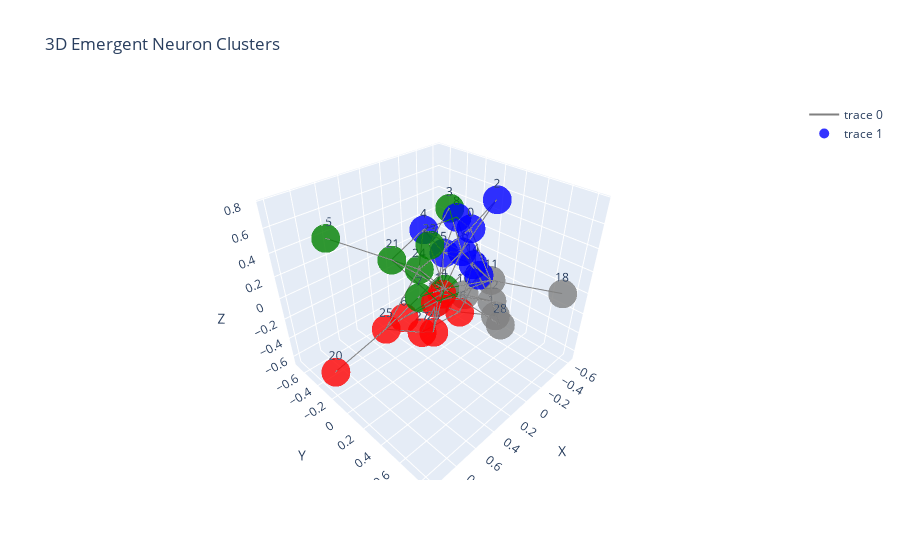

The cell this chart's notebook holds for it:
### Code cell
from networkx.algorithms.community import modularity
from kneed import KneeLocator

def find_best_k(model, input_neurons, input_values, output_neurons, min_k=10, max_k=100, step=5, max_components=4):
    k_values = []
    mod_values = []
    for k in range(min_k, max_k + 1, step):
        G = get_energy_graph(model, k=k)
        components = nx.number_connected_components(G)
        communities = greedy_modularity_communities(G, weight='weight')
        current_mod = modularity(G, communities, weight='weight')
        if components <= max_components:  # Filter for connectedness
            k_values.append(k)
            mod_values.append(current_mod)
            print(f"k={k}: Modularity={current_mod:.4f}, Components={components}")
    
    if not k_values:
        print("No valid k found; try increasing max_components")
        return min_k
    
    # Find elbow (knee) in modularity curve
    kneedle = KneeLocator(k_values, mod_values, curve="convex", direction="decreasing")
    best_k = kneedle.knee if kneedle.knee else k_values[np.argmax(mod_values)]
    print(f"Best balanced k: {best_k} (modularity={max(mod_values):.4f})")
    return best_k

best_k = find_best_k(model, xor_in_neurons, xor_inputs, xor_out_neurons)


G = get_energy_graph(model, k=best_k)
pos = nx.spring_layout(G, seed=42)
communities = greedy_modularity_communities(G, weight='weight')
partition = {}
for cluster_id, comm in enumerate(communities):
    for node in comm:
        partition[node] = cluster_id
print("Detected clusters:", partition)

plt.figure(figsize=(8, 8))
colors = {0: 'blue', 1: 'red', 2: 'green', 3: 'gray', 4: 'purple', 5: 'orange'}
node_colors = [colors.get(partition.get(i, 0), 'gray') for i in G.nodes()]
nx.draw(G, pos, node_color=node_colors, node_size=200, with_labels=True)
plt.title("Emergent Neuron Clusters (Energy Model)")
plt.show()

import plotly.graph_objects as go

def visualize_3d(G, pos, partition):
    # Generate 3D positions (use spring_layout with dim=3 or random)
    pos_3d = nx.spring_layout(G, dim=3, seed=42)

    # Edge traces
    edge_x, edge_y, edge_z = [], [], []
    for edge in G.edges():
        x0, y0, z0 = pos_3d[edge[0]]
        x1, y1, z1 = pos_3d[edge[1]]
        edge_x += [x0, x1, None]
        edge_y += [y0, y1, None]
        edge_z += [z0, z1, None]

    edge_trace = go.Scatter3d(x=edge_x, y=edge_y, z=edge_z, mode='lines', line=dict(width=2, color='gray'), hoverinfo='none')

    # Node traces
    node_x, node_y, node_z = [], [], []
    node_colors = []
    colors = {0: 'blue', 1: 'red', 2: 'green', 3: 'gray', 4: 'purple', 5: 'orange'}
    for node in G.nodes():
        x, y, z = pos_3d[node]
        node_x.append(x)
        node_y.append(y)
        node_z.append(z)
        node_colors.append(colors.get(partition.get(node, 0), 'gray'))

    node_trace = go.Scatter3d(x=node_x, y=node_y, z=node_z, mode='markers+text', marker=dict(size=10, color=node_colors, opacity=0.8),
                              text=list(G.nodes()), hoverinfo='text')

    fig = go.Figure(data=[edge_trace, node_trace], layout=go.Layout(title='3D Emergent Neuron Clusters', scene=dict(xaxis_title='X', yaxis_title='Y', zaxis_title='Z')))
    fig.show()


# Use the visualize_3d function from earlier for 3D
visualize_3d(G, pos, partition)

### Figure 1 — Plotly figure (JSON) as saved in the notebook; plotly's stock layout.template omitted (floating-point values rounded to 4 significant figures; data arrays with more than 128 entries replaced by an {"elided": "..."} marker saying what was removed)
{"data": [{"hoverinfo": "none", "line": {"color": "gray", "width": 2}, "mode": "lines", "type": "scatter3d", "x": {"elided": "210 float values"}, "y": {"elided": "210 float values"}, "z": {"elided": "210 float values"}}, {"hoverinfo": "text", "marker": {"color": ["blue", "green", "blue", "green", "blue", "blue", "red", "green", "blue", "gray", "gray", "gray", "gray", "blue", "blue", "green", "blue", "red", "gray", "red", "red", "green", "gray", "green", "green", "red", "red", "red", "gray", "red"], "opacity": 0.8, "size": 10}, "mode": "markers+text", "text": ["0", "1", "2", "3", "4", "5", "6", "7", "8", "9", "10", "11", "12", "13", "14", "15", "16", "17", "18", "19", "20", "21", "22", "23", "24", "25", "26", "27", "28", "29"], "type": "scatter3d", "x": [-0.1763, 0.1437, -0.2911, 0.1609, -0.03383, -0.2242, 0.2493, 0.3944, -0.3249, 0.09932, -0.2793, -0.1811, -0.6236, -0.4075, -0.3233, 0.6121, -0.09812, -0.05831, -0.3454, -0.1105, 1.0, 0.3025, -0.3814, 0.3724, 0.1715, 0.5261, -0.3389, 0.1294, -0.1469, 0.1829], "y": [0.08956, 0.1296, 0.2265, 0.1803, -0.2797, -0.2357, -0.2398, 0.1146, -0.1907, 0.01503, -0.03607, 0.3131, 0.07139, 0.01195, 0.009401, -0.6916, 0.07745, -0.09493, 0.84, -0.2266, -0.1704, -0.2901, 0.193, 0.2062, -0.1192, -0.1347, -0.1345, -0.1503, 0.4676, 0.04851], "z": [0.4523, 0.07352, 0.6948, 0.763, 0.3583, 0.08368, -0.356, 0.1156, 0.3967, -0.1265, -0.2803, 0.08452, -0.65, -0.1139, 0.03005, 0.372, 0.2786, -0.1909, 0.1408, -0.3836, -0.4125, 0.2175, -0.2853, 0.5781, 0.1483, -0.2548, -0.5621, -0.5378, -0.2526, -0.3813]}], "layout": {"scene": {"xaxis": {"title": {"text": "X"}}, "yaxis": {"title": {"text": "Y"}}, "zaxis": {"title": {"text": "Z"}}}, "title": {"text": "3D Emergent Neuron Clusters"}}}
